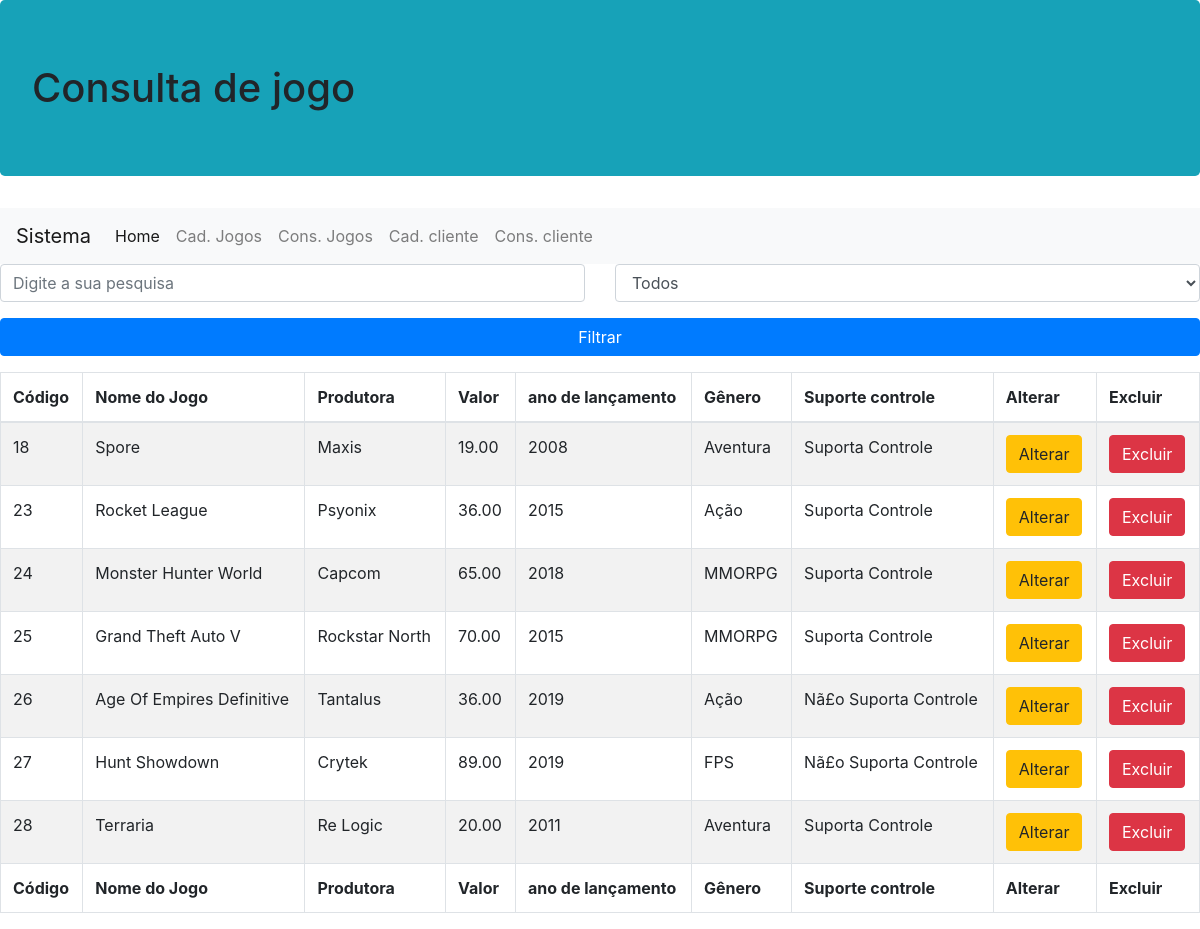
/consulta.php, run on the app's committed database.
### tables this page shows
CREATE TABLE `jogo` (
  `idJogo` bigint(20) NOT NULL,
  `nomeJogo` varchar(50) NOT NULL,
  `produtoraJogo` varchar(50) NOT NULL,
  `valorJogo` double(5,2) NOT NULL,
  `anoLancamento` int(4) NOT NULL,
  `generoJogo` varchar(50) NOT NULL,
  `suporteControle` varchar(50) NOT NULL
);

### dao/conexaobanco.class.php (called while the page is built, shortened)
<?php
class ConexaoBanco extends PDO
{
 private static $instance = null;
 public static function getInstance()
 {
   try {
     if(!isset(self::$instance)) {
       self::$instance = new ConexaoBanco("mysql:dbname=lojajogosbruno;host=localhost","root","");
     }
     return self::$instance;
   } catch(PDOException $error) {
     echo "Erro ao conectar! ".$error;
   }
 }
}

### dao/jogodao.class.php (called while the page is built, shortened)
<?php
require "conexaobanco.class.php";
class JogoDAO
{
  private $conexao = null;
  public function __construct()
  {
    $this->conexao = ConexaoBanco::getInstance();
  }
  public function buscarJogos()
  {
    try {
      $statement = $this->conexao->query("select * from jogo");
      $array = $statement->fetchAll(PDO::FETCH_CLASS, 'Jogo');
      return $array;
    } catch(PDOException $error) {
      echo "Erro ao buscar Jogo!".$error;
    }
  }
}

### modelo/jogo.class.php (called while the page is built, shortened)
<?php
class jogo{
  public function __get($atributo)
  {
    return $this->$atributo;
  }
}

### consulta.php (the view, shortened to what this page needs)
<!DOCTYPE html>
<html lang="pt-br" dir="ltr">
  <head>
    <link rel="stylesheet" href="https://stackpath.bootstrapcdn.com/bootstrap/4.3.1/css/bootstrap.min.css">
  </head>
  <body>
    <h1 class="jumbotron bg-info">Consulta de jogo</h1>
    <nav class="navbar navbar-expand-lg navbar-light bg-light">
          <a class="navbar-brand" href="#">Sistema</a>
      <div class="collapse navbar-collapse" id="navbarNav">
        <ul class="navbar-nav">
          <li class="nav-item active">
            <a class="nav-link" href="index.php">Home</a>
          </li>
          <li class="nav-item">
            <a class="nav-link" href="cadastro.php">Cad. Jogos</a>
          </li>
          <li class="nav-item">
            <a class="nav-link" href="consulta.php">Cons. Jogos <span class="sr-only">(current)</span></a>
          </li>
          <li class="nav-item">
            <a class="nav-link" href="cadastro-cliente.php">Cad. cliente</a>
          </li>
          <li class="nav-item">
            <a class="nav-link" href="consulta-cliente.php">Cons. cliente <span class="sr-only">(current)</span></a>
          </li>
        </ul>
      </div>
    </nav>
    <?php
    include 'dao/jogodao.class.php';
    include 'modelo/jogo.class.php';
    $jogoDAO = new JogoDAO();
    $jogos = $jogoDAO->buscarJogos();
    ?>
    <form name="filtrar" method="post" action="consulta.php">
          <div class="row">
            <div class="form-group col-md-6">
              <input type="text" name="txtfiltro"
                     placeholder="Digite a sua pesquisa" class="form-control">
            </div>
            <div class="form-group col-md-6">
              <select name="selfiltro" class="form-control">
                <option value="todos">Todos</option>
              </select>
            </div>
          </div>
          <div class="form-group">
            <input type="submit" name="filtrar" value="Filtrar" class="btn btn-primary btn-block">
          </div>
        </form>
    <?php
    echo "<div class='table-responsive'>";
      echo "<table class='table table-striped table-bordered table-hover table-condensed'>";
      echo "<thead>";
        echo "<tr>";
          echo "<th>Código</th>";
          echo "<th>Nome do Jogo</th>";
          echo "<th>Produtora</th>";
          echo "<th>Valor</th>";
          echo "<th>ano de lançamento</th>";
          echo "<th>Gênero</th>";
          echo "<th>Suporte controle</th>";
          echo "<th>Alterar</th>";
          echo "<th>Excluir</th>";
        echo "</tr>";
      echo "</thead>";
      echo "<tfoot>";
      echo "<tr>";
        echo "<th>Código</th>";
        echo "<th>Nome do Jogo</th>";
        echo "<th>Produtora</th>";
        echo "<th>Valor</th>";
        echo "<th>ano de lançamento</th>";
        echo "<th>Gênero</th>";
        echo "<th>Suporte controle</th>";
        echo "<th>Alterar</th>";
        echo "<th>Excluir</th>";
      echo "</tr>";
      echo "</tfoot>";
      echo "<tbody>";
    foreach($jogos as $jogo) {
      echo "<tr>";
        echo "<td>$jogo->idJogo</td>";
        echo "<td>$jogo->nomeJogo</td>";
        echo "<td>$jogo->produtoraJogo</td>";
        echo "<td>$jogo->valorJogo</td>";
        echo "<td>$jogo->anoLancamento</td>";
        echo "<td>$jogo->generoJogo</td>";
        echo "<td>$jogo->suporteControle</td>";
      echo "<td><a class='btn btn-warning' href='alterar.php?id={$jogo->idJogo}'>Alterar</a></td>";
      echo "<td><a class='btn btn-danger' href='consulta.php?id={$jogo->idJogo}'>Excluir</a></td>";
      echo "</tr>";
    }
    echo "</tbody>";
    echo "</table>";
    echo "</div>";
    ?>
  </body>
</html>

### data on the page
jogo: idJogo "18", nomeJogo "Spore", produtoraJogo "Maxis", valorJogo "19.00", anoLancamento "2008", generoJogo "Aventura", suporteControle "Suporta Controle"
jogo: idJogo "23", nomeJogo "Rocket League", produtoraJogo "Psyonix", valorJogo "36.00", anoLancamento "2015", generoJogo "Ação", suporteControle "Suporta Controle"
jogo: idJogo "24", nomeJogo "Monster Hunter World", produtoraJogo "Capcom", valorJogo "65.00", anoLancamento "2018", generoJogo "MMORPG", suporteControle "Suporta Controle"
jogo: idJogo "25", nomeJogo "Grand Theft Auto V", produtoraJogo "Rockstar North", valorJogo "70.00", anoLancamento "2015", generoJogo "MMORPG", suporteControle "Suporta Controle"
jogo: idJogo "26", nomeJogo "Age Of Empires Definitive", produtoraJogo "Tantalus", valorJogo "36.00", anoLancamento "2019", generoJogo "Ação", suporteControle "Nã£o Suporta Controle"
jogo: idJogo "27", nomeJogo "Hunt Showdown", produtoraJogo "Crytek", valorJogo "89.00", anoLancamento "2019", generoJogo "FPS", suporteControle "Nã£o Suporta Controle"
jogo: idJogo "28", nomeJogo "Terraria", produtoraJogo "Re Logic", valorJogo "20.00", anoLancamento "2011", generoJogo "Aventura", suporteControle "Suporta Controle"
